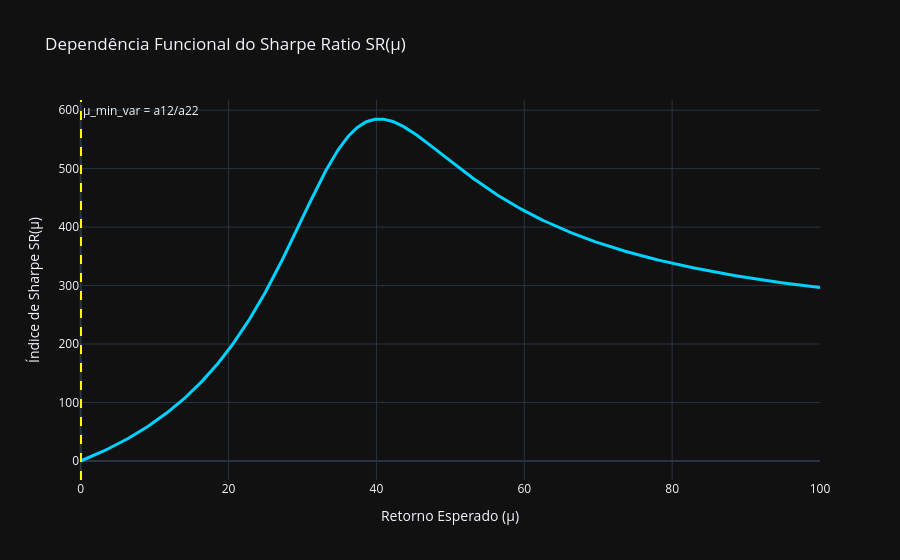

Notebook code for this chart:
### Code cell
rf = 0.02  
mu_vals = np.linspace(0, 100, 500)

# --- Cálculo de sigma_p e Sharpe Ratio SR(mu) ---
sr_vals = (mu_vals - rf) / sigma_p

# --- Criação do gráfico interativo no Plotly ---
fig = go.Figure()

fig.add_trace(
    go.Scatter(
        x=mu_vals,
        y=sr_vals,
        mode="lines",
        name="Sharpe Ratio SR(μ)",
        line=dict(color="#00D2FF", width=3),
    )
)

# Adiciona linha vertical no ponto de mínima variância
fig.add_vline(
    x=mu_min_var,
    line_dash="dash",
    line_color="yellow",
    annotation_text="μ_min_var = a12/a22",
)

# Configurações do layout
fig.update_layout(
    title="Dependência Funcional do Sharpe Ratio SR(μ)",
    xaxis_title="Retorno Esperado (μ)",
    yaxis_title="Índice de Sharpe SR(μ)",
    template="plotly_dark",
    hovermode="x unified",
)

fig.show()

### Figure 1 — Plotly figure (JSON) as saved in the notebook; plotly's stock layout.template omitted (floating-point values rounded to 4 significant figures; data arrays with more than 128 entries replaced by an {"elided": "..."} marker saying what was removed)
{"data": [{"line": {"color": "#00D2FF", "width": 3}, "mode": "lines", "name": "Sharpe Ratio SR(μ)", "type": "scatter", "x": {"elided": "500 float values"}, "y": {"elided": "500 float values"}}], "layout": {"annotations": [{"showarrow": false, "text": "μ_min_var = a12/a22", "x": 0.04238, "xanchor": "left", "xref": "x", "y": 1, "yanchor": "top", "yref": "y domain"}], "hovermode": "x unified", "shapes": [{"line": {"color": "yellow", "dash": "dash"}, "type": "line", "x0": 0.04238, "x1": 0.04238, "xref": "x", "y0": 0, "y1": 1, "yref": "y domain"}], "title": {"text": "Dependência Funcional do Sharpe Ratio SR(μ)"}, "xaxis": {"title": {"text": "Retorno Esperado (μ)"}}, "yaxis": {"title": {"text": "Índice de Sharpe SR(μ)"}}}}
